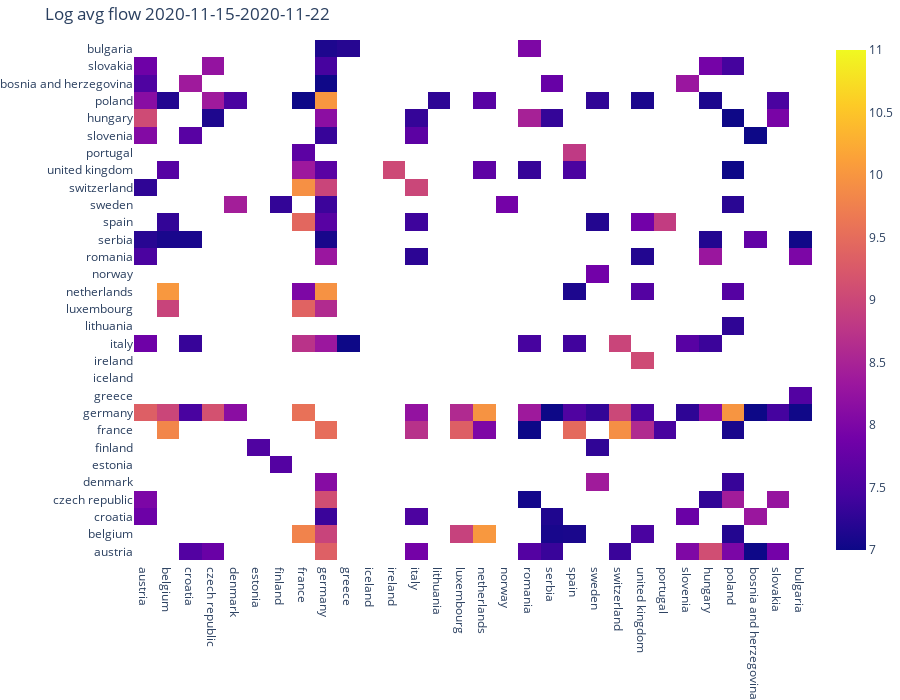

The code cell stored with this chart in its notebook:
### Code cell
def heatmap(start_date,end_date):
    

    df_fb_ = df_fb[df_fb.date <= end_date]
    df_fb_ = df_fb_[df_fb_.date >= start_date]
    
    n = len(eu_countries)
    range_eu = range(len(eu_countries))
    mig = [[None for i in range_eu] for j in range_eu]

    import math
    df_mean_travels = df_fb_.groupby(['start_name', 'end_name']).agg({'travel_counts': 'mean'}).reset_index()
    dict_travels = df_mean_travels .set_index(['start_name','end_name']).to_dict(orient='dict')['travel_counts']
    for i in range_eu:
        for j in range_eu:
            c1 = eu_countries[i]
            c2 = eu_countries[j]
            if (c1,c2) in dict_travels.keys():
                flow_c1_c2 = dict_travels[(c1, c2)]
                mig[i][j] = math.log(flow_c1_c2)


    import plotly.graph_objects as go

    fig = go.Figure(data=go.Heatmap(
                       z=mig,
                       x=eu_countries,
                       y=eu_countries,
                       hoverongaps = False,zmin=7,zmax=11))
    fig.update_layout(xaxis_showgrid=False, yaxis_showgrid=False)

    fig.update_layout(template="plotly_white", height=700, margin=dict(l=0, r=0, t=40, b=0),
                          title=gettext("Log avg flow "+start_date+"-"+end_date))
    fig.show()
    
#heatmap('2020-03-07','2020-03-13')
#heatmap('2020-04-07','2020-04-13')
#heatmap('2020-08-04','2020-08-11')
heatmap('2020-11-15','2020-11-22')

### Figure 1 — Plotly figure (JSON) as saved in the notebook; plotly's stock layout.template omitted (floating-point values rounded to 4 significant figures; data arrays with more than 128 entries replaced by an {"elided": "..."} marker saying what was removed)
{"data": [{"hoverongaps": false, "type": "heatmap", "x": ["austria", "belgium", "croatia", "czech republic", "denmark", "estonia", "finland", "france", "germany", "greece", "iceland", "ireland", "italy", "lithuania", "luxembourg", "netherlands", "norway", "romania", "serbia", "spain", "sweden", "switzerland", "united kingdom", "portugal", "slovenia", "hungary", "poland", "bosnia and herzegovina", "slovakia", "bulgaria"], "y": ["austria", "belgium", "croatia", "czech republic", "denmark", "estonia", "finland", "france", "germany", "greece", "iceland", "ireland", "italy", "lithuania", "luxembourg", "netherlands", "norway", "romania", "serbia", "spain", "sweden", "switzerland", "united kingdom", "portugal", "slovenia", "hungary", "poland", "bosnia and herzegovina", "slovakia", "bulgaria"], "z": {"elided": "30x30 float values"}, "zmax": 11, "zmin": 7}], "layout": {"height": 700, "margin": {"b": 0, "l": 0, "r": 0, "t": 40}, "title": {"text": "Log avg flow 2020-11-15-2020-11-22"}, "xaxis": {"showgrid": false}, "yaxis": {"showgrid": false}}}
